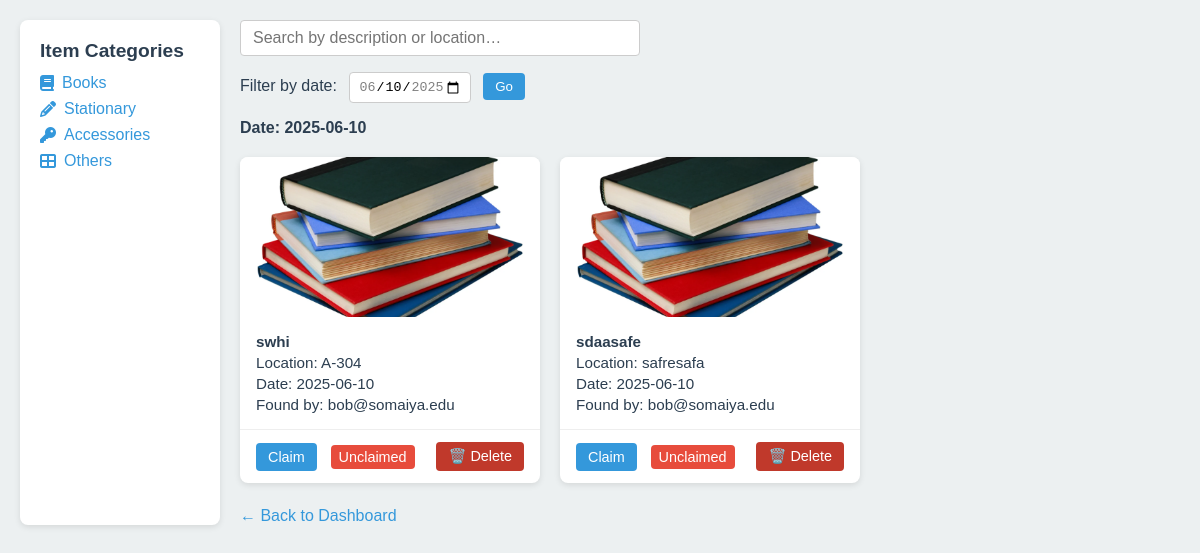
/category/books (signed in), run on the app's committed database.
### app.py (models this page shows)
class Report(db.Model):
    id          = db.Column(db.Integer, primary_key=True)
    email       = db.Column(db.String, nullable=False)
    filename    = db.Column(db.String, nullable=False)
    description = db.Column(db.String, nullable=False)
    location    = db.Column(db.String, nullable=False)
    date_found  = db.Column(db.String, nullable=False)  # 'YYYY-MM-DD'
    category    = db.Column(db.String, nullable=False)
    contact     = db.Column(db.String, nullable=False)
    timestamp   = db.Column(db.DateTime, server_default=db.func.now())
    claimed     = db.Column(db.Boolean, default=False)
    claimed_by  = db.Column(db.String, nullable=True)
    received    = db.Column(db.Boolean, default=False)

### app.py (the view)
@app.route('/category/<cat>')
@login_required
def category_items(cat):
    filter_date = request.args.get('filter_date')
    q = Report.query.filter_by(category=cat, received=False)
    if filter_date:
        q = q.filter_by(date_found=filter_date)
    items = q.order_by(Report.timestamp.desc()).all()
    items_for_js = [
        {'id': i.id, 'description': i.description, 'location': i.location}
        for i in items
    ]
    all_dates = [r.date_found for r in Report.query.with_entities(Report.date_found)]
    max_date = date.today().isoformat()
    min_date = (date.today() - timedelta(days=6)).isoformat()
    user_claims = {
        cr.report_id for cr in ClaimRequest.query.filter_by(user_email=session['email'])
    }
    return render_template(
        'categoryitems.html',
        items=items,
        items_for_js=items_for_js,
        category=cat,
        min_date=min_date,
        max_date=max_date,
        filter_date=filter_date,
        user_claims=user_claims
    )

### app.py (called while the page is built)
@app.context_processor
def inject_globals():
    return {
        'email': session.get('email'),
        'roles': session.get('roles', []),
        'today': date.today()
    }

def login_required(f):
    @wraps(f)
    def wrapper(*args, **kwargs):
        if 'email' not in session:
            return redirect(url_for('do_login'))
        return f(*args, **kwargs)
    return wrapper

### Templates/categoryitems.html (shortened to what this page needs)
<!DOCTYPE html>
<html lang="en">
<head>
  <link rel="stylesheet"
        href="https://cdnjs.cloudflare.com/ajax/libs/font-awesome/6.4.0/css/all.min.css" />
</head>
<body>
  <div class="container">
    <aside class="sidebar">
      <h3>Item Categories</h3>
      <nav>
        <ul>
          <li><a href="{{ url_for('category_items', cat='books') }}"><i class="fas fa-book"></i> Books</a></li>
          <li><a href="{{ url_for('category_items', cat='stationary') }}"><i class="fas fa-pencil-alt"></i> Stationary</a></li>
          <li><a href="{{ url_for('category_items', cat='accessories') }}"><i class="fas fa-key"></i> Accessories</a></li>
          <li><a href="{{ url_for('category_items', cat='others') }}"><i class="fas fa-th-large"></i> Others</a></li>
        </ul>
      </nav>
    </aside>
    <section class="main">
      <div class="search-bar">
        <input
          type="text"
          id="search"
          placeholder="Search by description or location…"
          oninput="filterCards()"
        />
      </div>
      <form class="filter" method="get"
            action="{{ url_for('category_items', cat=category) }}">
        <label for="filter_date">Filter by date:</label>
        <input
          type="date"
          id="filter_date"
          name="filter_date"
          min="{{ min_date }}"
          max="{{ max_date }}"
          value="{{ filter_date or max_date }}"
        />
        <button type="submit">Go</button>
      </form>
      <div class="current-date">
        Date:
        <strong>{{ filter_date or today.strftime('%Y-%m-%d') }}</strong>
      </div>
      <div class="card-grid">
        {% for item in items %}
          <div class="card" data-id="{{ item.id }}">
            <img
              src="{% if item.filename %}
                       {{ url_for('static', filename='uploads/'~item.filename) }}
                     {% else %}
                       {{ url_for('static', filename='images/placeholder.png') }}
                     {% endif %}"
              alt="{{ item.description }}"
            />
            <div class="card-body">
              <p><strong>{{ item.description }}</strong></p>
              <p>Location: {{ item.location }}</p>
              <p>Date: {{ item.date_found }}</p>
              <p>Found by: {{ item.email }}</p>
            </div>
            <div class="card-footer">
              {% if item.received %}
                <span class="status-indicator status-received">Received</span>
              {% elif item.claimed and item.claimed_by==email %}
                <span class="status-indicator status-claimed">Claimed</span>
              {% elif item.id in user_claims %}
                <span class="status-indicator status-claimed">Pending…</span>
              {% else %}
                <button class="action-btn claim-btn"
                        onclick='event.stopPropagation();
                          fetch("{{ url_for("claim_report",report_id=item.id) }}", {
                            method:"POST",
                            headers:{"X-CSRFToken":
                              document.querySelector("meta[name=csrf-token]")
                                      .getAttribute("content")}
                          })
                          .then(r=>r.json())
                          .then(d=>{ alert(d.message); location.reload(); });'>
                  Claim
                </button>
                <span class="status-indicator status-unclaimed">Unclaimed</span>
              {% endif %}
              {% if 'admin' in roles %}
                <button class="action-btn delete-btn"
                        onclick='event.stopPropagation();
                          if(confirm("Delete this report?")) {
                            fetch("{{ url_for("delete_report",report_id=item.id) }}", {
                              method:"POST",
                              headers:{"X-CSRFToken":
                                document.querySelector("meta[name=csrf-token]")
                                        .getAttribute("content")}
                            }).then(()=>location.reload());
                          }'>
                  🗑️ Delete
                </button>
              {% endif %}
            </div>
          </div>
        {% endfor %}
      </div>
      <a href="{{ url_for('show_home') }}" class="back-btn">&larr; Back to Dashboard</a>
    </section>
  </div>
</body>
</html>

### Templates/categoryitems.html (style rules this page uses)
* { box-sizing: border-box; }
body { margin: 0; font-family: Arial, sans-serif; background: #ecf0f1; color: #2c3e50; }
.container { display: flex; max-width: 1200px; margin: 0 auto; padding: 20px; }
.sidebar { width: 200px; background: #fff; padding: 20px; border-radius: 8px; box-shadow: 0 2px 6px rgba(0,0,0,0.1); margin-right: 20px; }
.sidebar h3 { margin-top: 0; font-size: 1.2rem; margin-bottom: 12px; }
.sidebar ul { list-style: none; padding: 0; margin: 0; }
.sidebar li + li { margin-top: 8px; }
.sidebar a { text-decoration: none; color: #3498db; font-weight: 500; display: flex; align-items: center; gap: 8px; }
.main { flex: 1; }
.search-bar { margin-bottom: 16px; }
.search-bar input { width: 100%; max-width: 400px; padding: 8px 12px; font-size: 1rem; border: 1px solid #ccc; border-radius: 4px; }
form.filter { margin-bottom: 16px; }
form.filter label { margin-right: 8px; font-weight: 500; }
form.filter input[type="date"] { padding: 6px 8px; border: 1px solid #ccc; border-radius: 4px; margin-right: 8px; }
form.filter button { padding: 6px 12px; background: #3498db; border: none; color: #fff; border-radius: 4px; cursor: pointer; }
.current-date { margin-bottom: 20px; font-weight: bold; }
.card-grid { display: grid; grid-template-columns: repeat(auto-fill, minmax(260px, 1fr)); gap: 20px; }
.card { background: #fff; border-radius: 8px; overflow: hidden; box-shadow: 0 2px 6px rgba(0,0,0,0.1); display: flex; flex-direction: column; }
.card img { width: 100%; height: 160px; object-fit: cover; }
.card-body { padding: 12px 16px; flex: 1; }
.card-body p { margin: 4px 0; font-size: 0.95rem; }
.card-footer { padding: 12px 16px; border-top: 1px solid #eee; display: flex; align-items: center; justify-content: space-between; }
.status-indicator { font-size: 0.9rem; padding: 4px 8px; border-radius: 4px; font-weight: 500; }
.status-unclaimed { background: #e74c3c; color: #fff; }
.action-btn { border: none; border-radius: 4px; padding: 6px 12px; font-size: 0.9rem; cursor: pointer; color: #fff; }
.claim-btn { background: #3498db; }
.delete-btn { background: #c0392b; margin-left: 8px; }
.back-btn { display: inline-block; margin-top: 24px; text-decoration: none; color: #3498db; font-weight: 500; }

### data on the page
Report: filename (picture), description "swhi", location "A-304", date_found "2025-06-10", email "bob@somaiya.edu"
Report: filename (picture), description "sdaasafe", location "safresafa", date_found "2025-06-10", email "bob@somaiya.edu"
